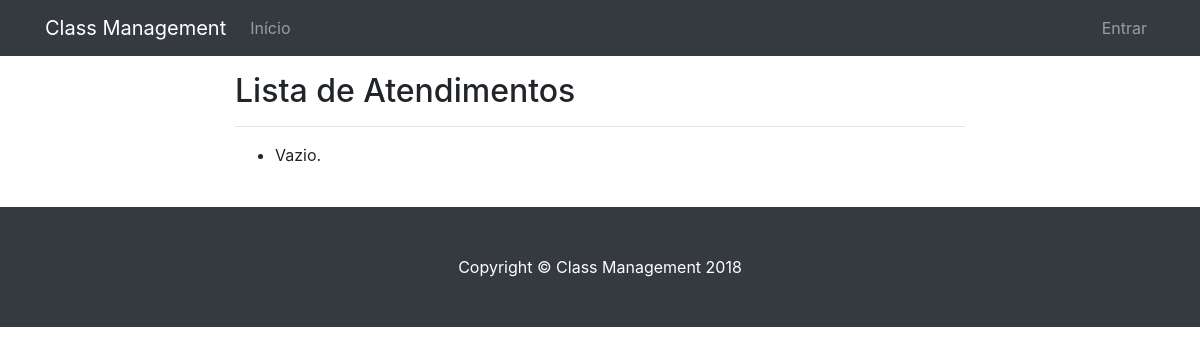
Page /visualizar/atendimento/ on the earlier database version.
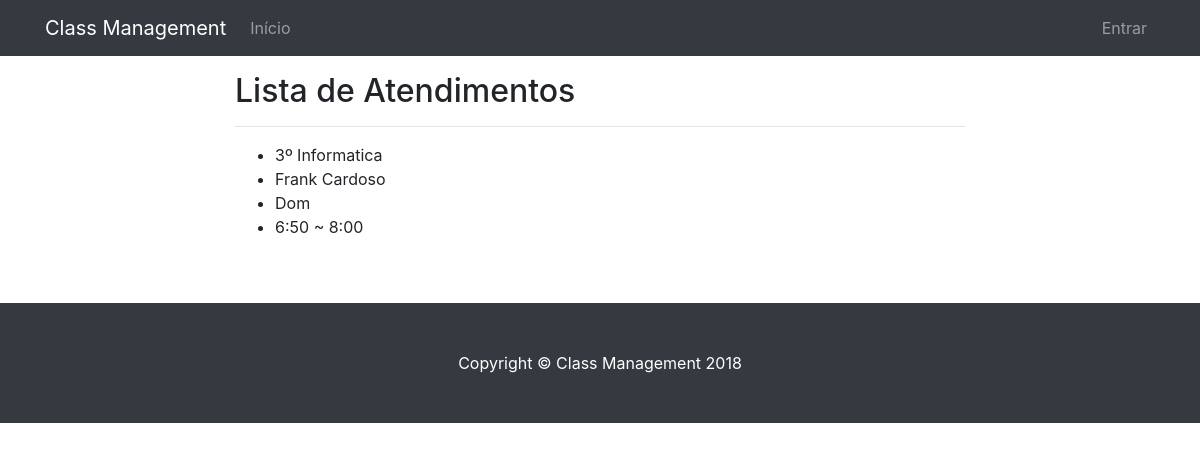
Same page on the later database version.
### classmanagement/models.py (models this page shows, shortened)
class Atendimento(models.Model):
    DIA_CHOICES   = (
        ('Seg', 'Segunda'),
        ('Ter', 'Terca'),
        ('Qua', 'Quarta'),
        ('Qui', 'Quinta'),
        ('Sex', 'Sexta'),
        ('Sab', 'Sabado'),
        ('Dom', 'Domingo'),
    )
    turma                   = models.ForeignKey(Turma, on_delete=models.PROTECT, blank=False, null=False, help_text='Obrigatório.')
    professor               = models.ForeignKey(Professor, on_delete=models.PROTECT, blank=False, null=False, help_text='Obrigatório.')
    dia                     = models.CharField(max_length=3, choices=DIA_CHOICES, blank=False, null=False, help_text='Obrigatório.')
    horario_inicio          = models.CharField(max_length=5, blank=False, null=False, help_text='Obrigatório.', verbose_name="Horario de inicio")
    horario_fim             = models.CharField(max_length=5, blank=False, null=False, help_text='Obrigatório.', verbose_name="Horario final")

class Turma(models.Model):
    nome                    = models.CharField(max_length=120, blank=False, null=False, help_text='Obrigatório.')
    alunos                  = models.ManyToManyField(User, help_text='Obrigatório', related_name='alunos_matriculados')
    data_cadastro           = models.DateField(auto_now_add=True)
    representante           = models.ForeignKey(User, on_delete=models.PROTECT, blank=False, null=False)
    colegio                 = models.ForeignKey(Colegio, on_delete=models.PROTECT, blank=False, null=False, help_text='Obrigatório.')
    def __str__(self):
        return self.nome

class Professor(models.Model):
    nome                    = models.CharField(max_length=120, blank=False, null=False, help_text='Obrigatório.')
    email                   = models.EmailField(max_length=120, blank=False, null=False, help_text='Obrigatório.')
    def __str__(self):
        return self.nome
    class Meta:
        verbose_name_plural = 'Professores'

### classmanagement/views.py (the view)
# urls.py: path('visualizar/atendimento/', views.AtendimentoListView.as_view(), name='visualizar_atendimento'),
class AtendimentoListView(generic.ListView):
    model = models.Atendimento
    template_name = 'list/atendimento_list.html'
    def get_context_data(selfself, **kwargs):
        context = super().get_context_data(**kwargs)
        context['titulo'] = 'Lista de Atendimentos'
        return context

### classmanagement/templates/list/atendimento_list.html (shortened to what this page needs)
{% extends "list.html" %}
{% block lista %}
<ul>
{% for atendimento in object_list %}
    <li>{{ atendimento.turma }}</li>
    <li>{{ atendimento.professor }}</li>
    <li>{{ atendimento.dia }}</li>
    <li>{{ atendimento.horario_inicio }} ~ {{ atendimento.horario_fim }}</li>
    <br>
{% empty %}
    <li>Vazio.</li>
{% endfor %}
</ul>
{% endblock %}

Differences in the rows shown:
added Atendimento: turma "3º Informatica", professor "Frank Cardoso", dia "Dom", horario_inicio "6:50", horario_fim "8:00"
Other differences:
text no longer shown: "Vazio."
